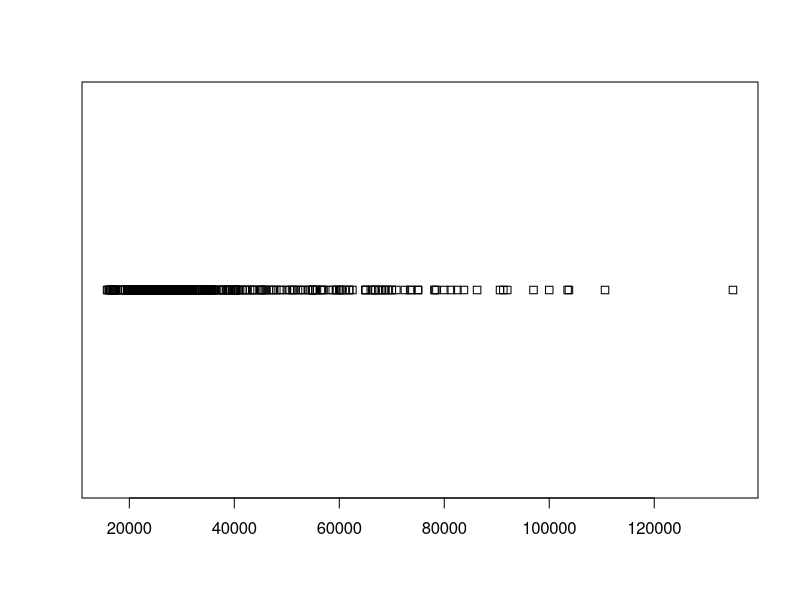
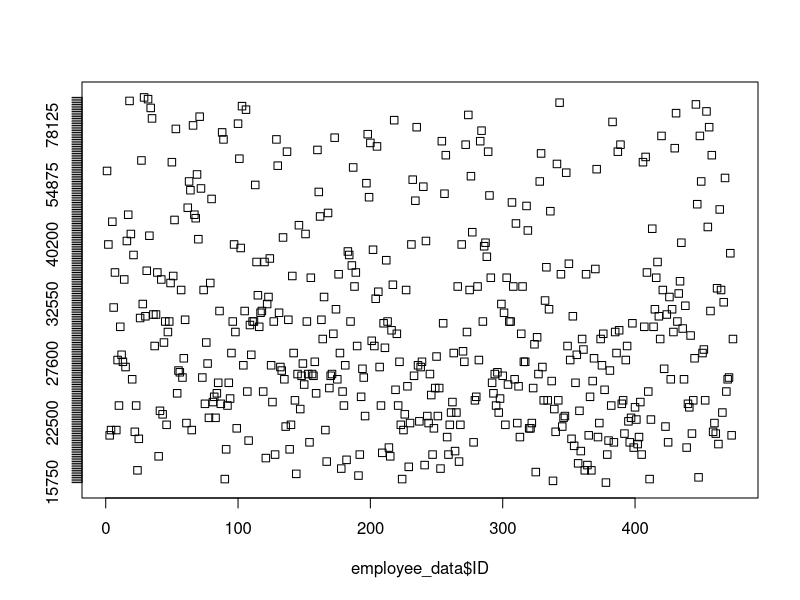
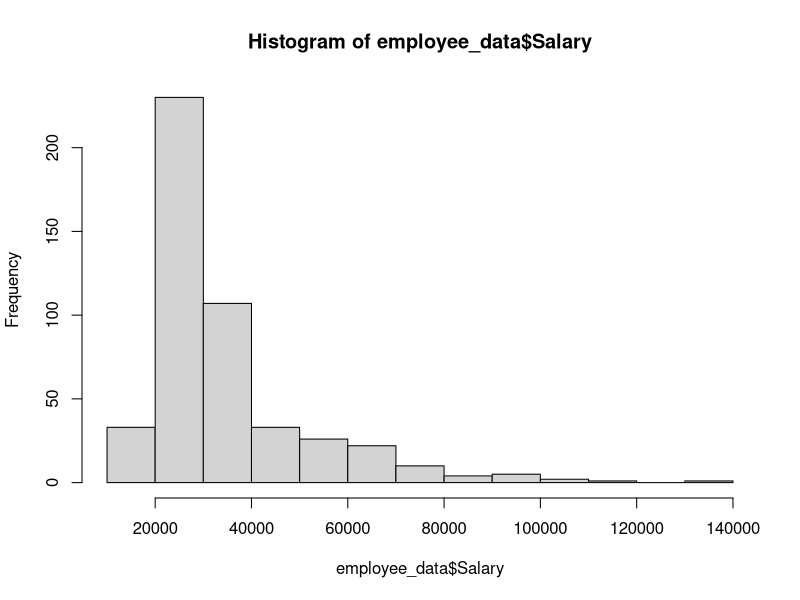
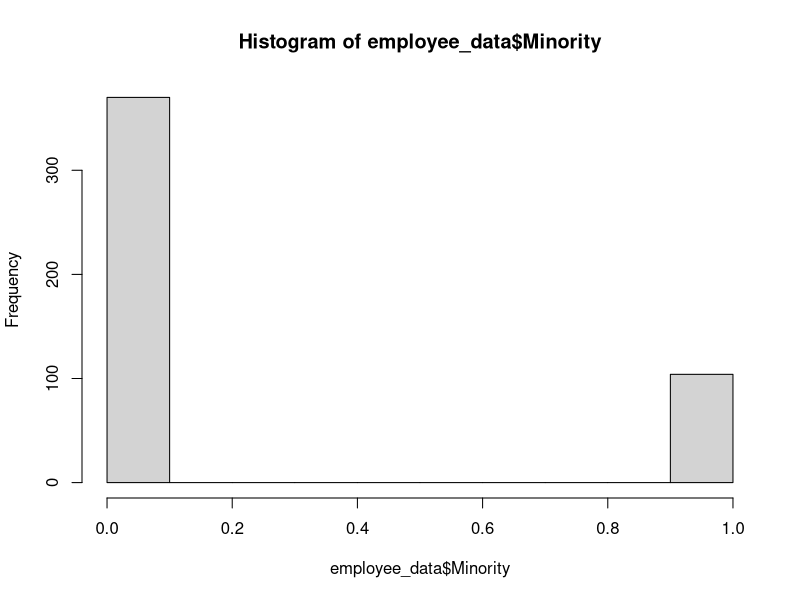
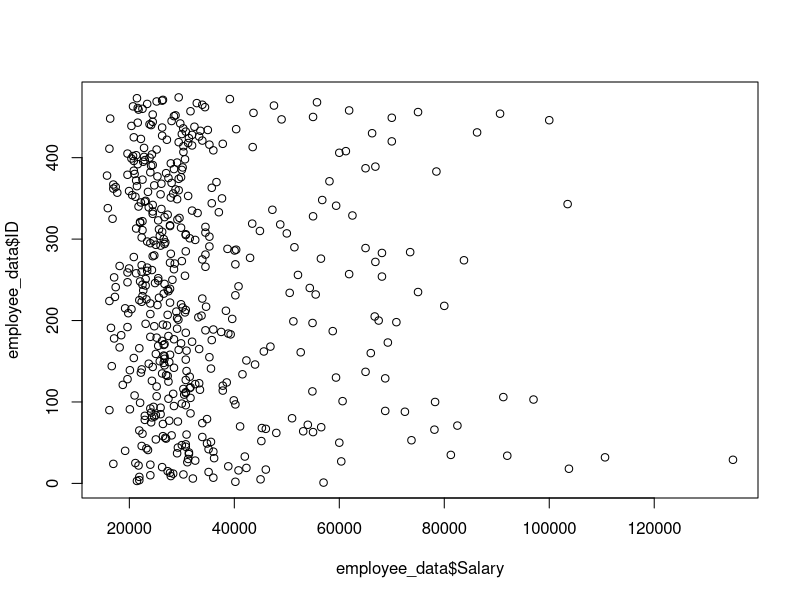
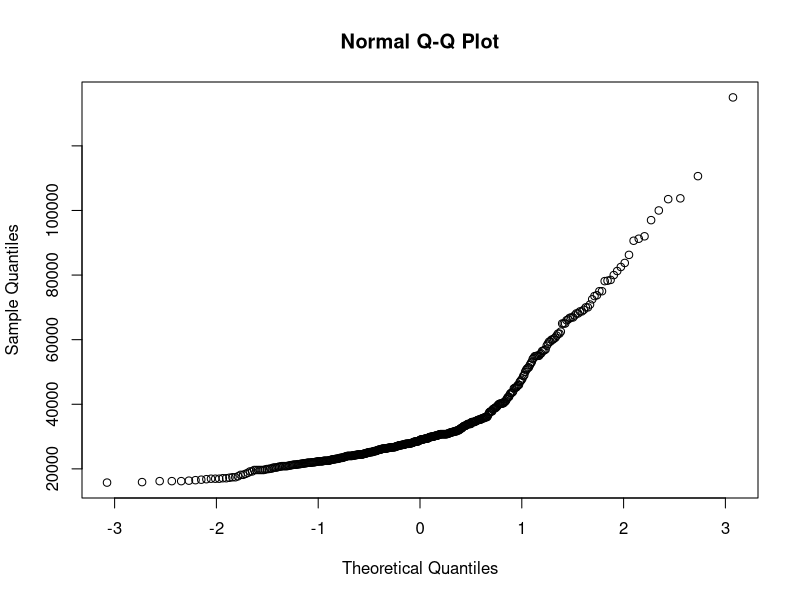
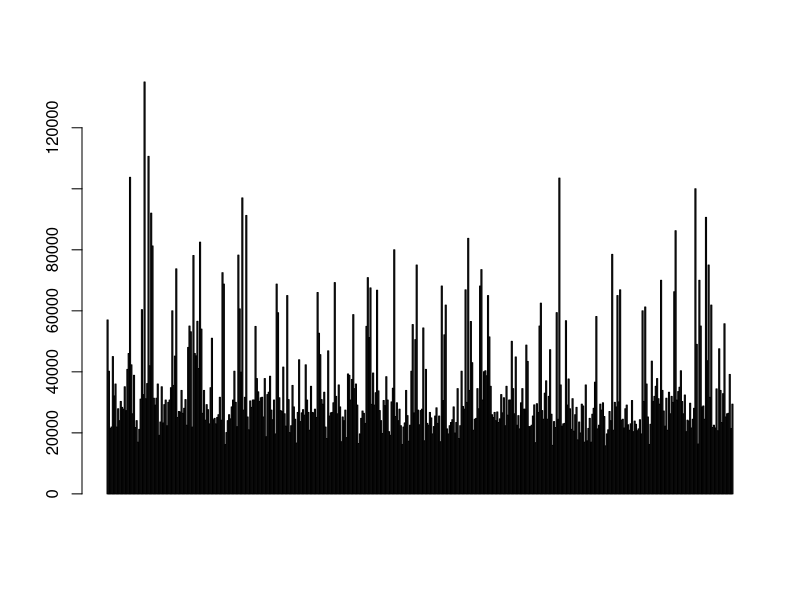
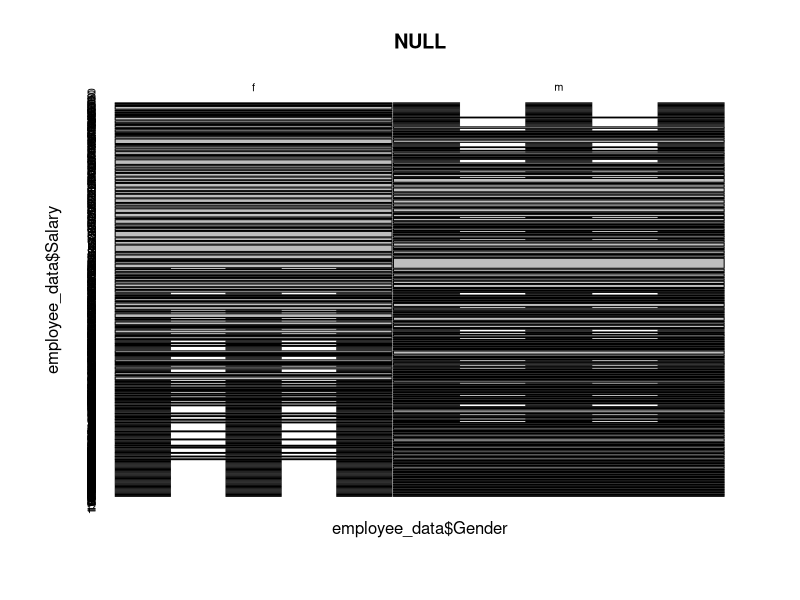

These charts were generated, in order, by the following R code:
# Types of plots

#Strip chart
#Histogram
#Scatterplot/plot
#qqnorm plot
#Barplot
#Mosaic plot
#Boxplot
#Practice

library(readxl)
employee_data <- read_excel("Employee.xls", col_types = c("numeric", 
                                                     "text", "date", "numeric", "numeric", 
                                                     "numeric", "numeric", "numeric"))
View(employee_data)

#STRIP CHART
#for one variable
stripchart(employee_data$Salary)
# for two variables
stripchart(employee_data$ID ~ employee_data$Salary)
#it is use for to check the distribution of the data


#HISTOGRAM

hist(employee_data$Salary)
hist(employee_data$Minority)

#Plot/Scatter Plot

plot(employee_data$ID ~ employee_data$Salary)

#QQnorm Plot

qqnorm(employee_data$Salary)

#BARPLOT

barplot(employee_data$Salary)

#MOSAIC PLOT

mosaicplot(~employee_data$Gender+employee_data$Salary)

#BoxPlot

boxplot(employee_data$Salary ~ employee_data$Gender)
